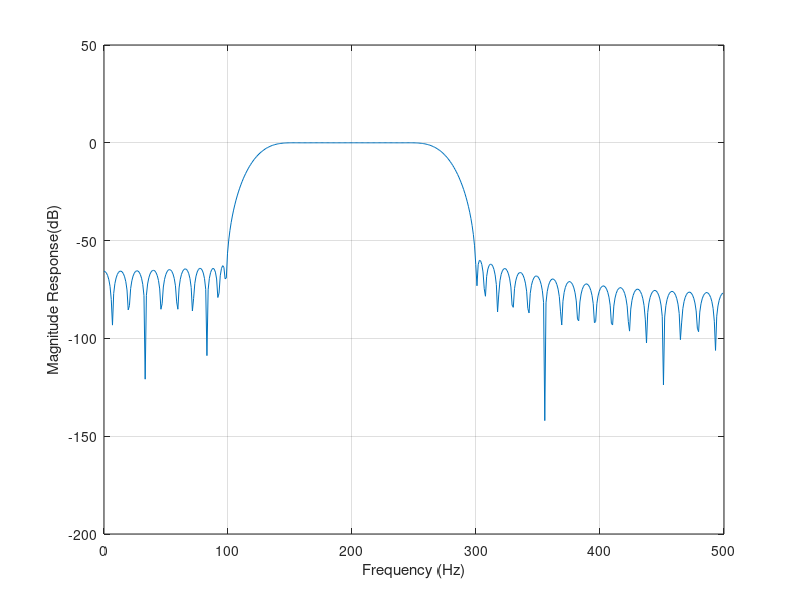

MATLAB code to generate this figure:
FS=1000;
FN=FS/2;
N=73;
beta=5.65; 
fc1=125/FN; 
fc2=275/FN; 
FC=[fc1 fc2];
hn=fir1 (N-1, FC,kaiser(N, beta)); 
[H,f]=freqz(hn, 1, 512, FS); 
mag=20*log10(abs(H));
plot (f, mag)
grid on
xlabel ('Frequency (Hz)')
ylabel ('Magnitude Response(dB)')
